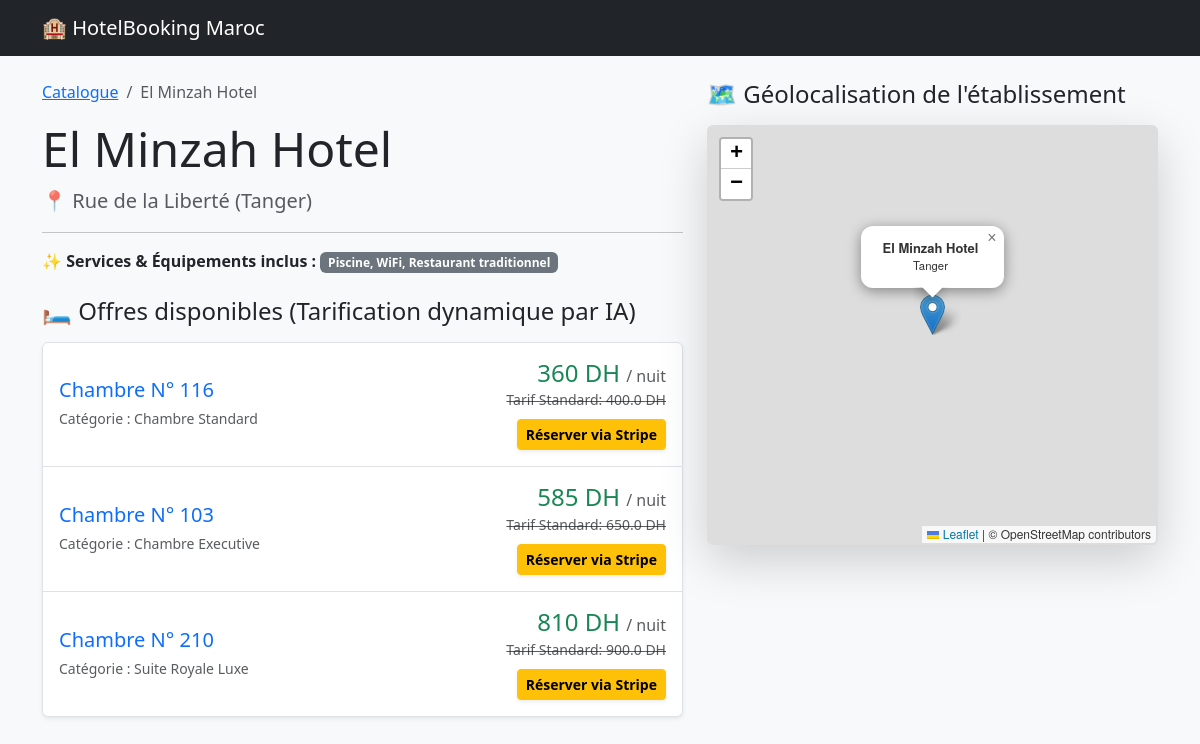
Page /hotel/6/ on the committed database.
### reservations/models.py (models this page shows, shortened)
class Hotel(models.Model):
    nom = models.CharField(max_length=100)
    ville = models.CharField(max_length=50)
    adresse = models.TextField()
    equipements = models.TextField(help_text="Séparés par des virgules")
    latitude = models.FloatField()
    longitude = models.FloatField()
    photo = ProcessedImageField(
        upload_to='hotels/',
        processors=[ResizeToFill(800, 450)],
        format='JPEG',
        options={'quality': 80},
        null=True, blank=True
    )

class Chambre(models.Model):
    hotel = models.ForeignKey(Hotel, on_delete=models.CASCADE, related_name='chambres')
    type_chambre = models.ForeignKey(TypeChambre, on_delete=models.CASCADE)
    numero_chambre = models.CharField(max_length=10)
    prix_base_nuit = models.FloatField()

class TypeChambre(models.Model):
    libelle = models.CharField(max_length=50) # Standard, Suite, etc.

### reservations/views.py (the view)
# urls.py: path('hotel/<int:hotel_id>/', views.voir_hotel, name='voir_hotel'),
def voir_hotel(models_request, hotel_id):
    target_id = int(hotel_id)
    try:
        hotel = Hotel.objects.get(pk=target_id)
        chambres = Chambre.objects.filter(hotel=hotel)
        chambres_ia = []
        for ch in chambres:
            prix_ia = int(float(ch.prix_base_nuit) * 0.9)
            chambres_ia.append({'chambre': ch, 'prix_ia': prix_ia})
        return render(models_request, 'reservations/detail_hotel.html', {
            'hotel': hotel,
            'chambres_ia': chambres_ia
        })
    except (Hotel.DoesNotExist, ValueError):
        if target_id == 2:
            class MockHotel2:
                id = 2
                nom = "Riad Dar Plasma"
                ville = "Marrakech"
                adresse = "Derb Aarjane, Medina Marrakech"
                equipements = "Traditional Hammam, Rooftop Terrace, Free Breakfast, Wi-Fi"
                latitude = 31.6295
                longitude = -7.9811
            class MockType2: libelle = "Luxury Authentic Riad Suite"
            chambres_ia = [
                {'chambre': type('Ch', (), {'id': 3, 'numero_chambre': "Suite Royale 1", 'type_chambre': MockType2(), 'prix_base_nuit': 1100})(), 'prix_ia': 950},
                {'chambre': type('Ch', (), {'id': 4, 'numero_chambre': "Chambre Atlas", 'type_chambre': MockType2(), 'prix_base_nuit': 750})(), 'prix_ia': 640}
            ]
            return render(models_request, 'reservations/detail_hotel.html', {'hotel': MockHotel2(), 'chambres_ia': chambres_ia})
        else:
            class MockHotel1:
                id = 1
                nom = "Hotel Atlantique Safi"
                ville = "Safi"
                adresse = "Boulevard Mohamed V, Safi Beach"
                equipements = "Wi-Fi, Ocean View, Infinity Pool, Gym"
                latitude = 32.2957
                longitude = -9.2315
            class MockType1: libelle = "Sea View Superior Room"
            chambres_ia = [
                {'chambre': type('Ch', (), {'id': 1, 'numero_chambre': "206", 'type_chambre': MockType1(), 'prix_base_nuit': 450})(), 'prix_ia': 399},
                {'chambre': type('Ch', (), {'id': 2, 'numero_chambre': "312", 'type_chambre': MockType1(), 'prix_base_nuit': 700})(), 'prix_ia': 620}
            ]
            return render(models_request, 'reservations/detail_hotel.html', {'hotel': MockHotel1(), 'chambres_ia': chambres_ia})

### Templates/reservations/detail_hotel.html (shortened to what this page needs)
{% extends 'base.html' %}
{% block content %}
<div class="row mt-4">
    <div class="col-md-7">
        <nav aria-label="breadcrumb">
            <ol class="breadcrumb">
                <li class="breadcrumb-item"><a href="{% url 'home' %}">Catalogue</a></li>
                <li class="breadcrumb-item active" aria-current="page">{{ hotel.nom }}</li>
            </ol>
        </nav>
        <h1 class="display-5 font-weight-bold">{{ hotel.nom }}</h1>
        <p class="text-muted fs-5">📍 {{ hotel.adresse }} ({{ hotel.ville }})</p>
        <hr>
        <p><strong>✨ Services & Équipements inclus :</strong> <span class="badge bg-secondary">{{ hotel.equipements }}</span></p>
        <h4 class="mt-4 mb-3">🛏️ Offres disponibles (Tarification dynamique par IA)</h4>
        <div class="list-group shadow-sm">
            {% if chambres_ia %}
                {% for item in chambres_ia %}
                <div class="list-group-item list-group-item-action d-flex justify-content-between align-items-center p-3">
                    <div>
                        <h5 class="mb-1 text-primary">Chambre N° {{ item.chambre.numero_chambre }}</h5>
                        <p class="mb-0 text-muted"><small>Catégorie : {{ item.chambre.type_chambre.libelle }}</small></p>
                    </div>
                    <div class="text-end">
                        <h4 class="text-success mb-0">{{ item.prix_ia }} DH <span class="fs-6 text-muted">/ nuit</span></h4>
                        <del class="text-muted"><small>Tarif Standard: {{ item.chambre.prix_base_nuit }} DH</small></del>
                        <br>
                        <a href="{% url 'creer_reservation' item.chambre.id %}" class="btn btn-warning btn-sm fw-bold mt-2 shadow-sm">Réserver via Stripe</a>
                    </div>
                </div>
                {% endfor %}
            {% else %}
                <div class="list-group-item text-center text-muted p-4">
                    Aucune chambre répertoriée pour cet hôtel actuellement. Ajoutez-en depuis l'espace admin.
                </div>
            {% endif %}
        </div>
    </div>
    <div class="col-md-5">
        <h4 class="mb-3">🗺️ Géolocalisation de l'établissement</h4>
        <div id="map" class="rounded shadow-lg" style="height: 420px; border: 2px solid #ddd;"></div>
    </div>
</div>
{% endblock %}

### rows in the picture
Hotel: nom "El Minzah Hotel", adresse "Rue de la Liberté", ville "Tanger", equipements "Piscine, WiFi, Restaurant traditionnel"
Chambre: chambre.numero_chambre "116", chambre.type_chambre.libelle "Chambre Standard", prix_ia "360", chambre.prix_base_nuit "400.0"
Chambre: chambre.numero_chambre "103", chambre.type_chambre.libelle "Chambre Executive", prix_ia "585", chambre.prix_base_nuit "650.0"
Chambre: chambre.numero_chambre "210", chambre.type_chambre.libelle "Suite Royale Luxe", prix_ia "810", chambre.prix_base_nuit "900.0"
